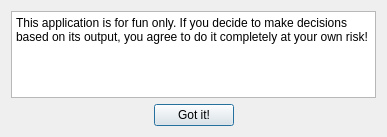
<?xml version="1.0" encoding="UTF-8"?>
<ui version="4.0">
 <class>Disclaimer</class>
 <widget class="QDialog" name="Disclaimer">
  <property name="geometry">
   <rect>
    <x>0</x>
    <y>0</y>
    <width>387</width>
    <height>137</height>
   </rect>
  </property>
  <property name="windowTitle">
   <string>Dialog</string>
  </property>
  <property name="modal">
   <bool>true</bool>
  </property>
  <layout class="QGridLayout" name="gridLayout">
   <item row="0" column="0">
    <layout class="QVBoxLayout" name="verticalLayout">
     <item>
      <widget class="QPlainTextEdit" name="plainTextEdit">
       <property name="autoFillBackground">
        <bool>true</bool>
       </property>
       <property name="readOnly">
        <bool>true</bool>
       </property>
       <property name="plainText">
        <string>This application is for fun only. If you decide to make decisions based on its output, you agree to do it completely at your own risk!</string>
       </property>
      </widget>
     </item>
     <item>
      <layout class="QHBoxLayout" name="horizontalLayout">
       <item>
        <spacer name="horizontalSpacer">
         <property name="orientation">
          <enum>Qt::Horizontal</enum>
         </property>
         <property name="sizeHint" stdset="0">
          <size>
           <width>40</width>
           <height>20</height>
          </size>
         </property>
        </spacer>
       </item>
       <item>
        <widget class="QPushButton" name="PBGotIt">
         <property name="text">
          <string>Got it!</string>
         </property>
        </widget>
       </item>
       <item>
        <spacer name="horizontalSpacer_2">
         <property name="orientation">
          <enum>Qt::Horizontal</enum>
         </property>
         <property name="sizeHint" stdset="0">
          <size>
           <width>40</width>
           <height>20</height>
          </size>
         </property>
        </spacer>
       </item>
      </layout>
     </item>
    </layout>
   </item>
  </layout>
 </widget>
 <resources/>
 <connections/>
</ui>
